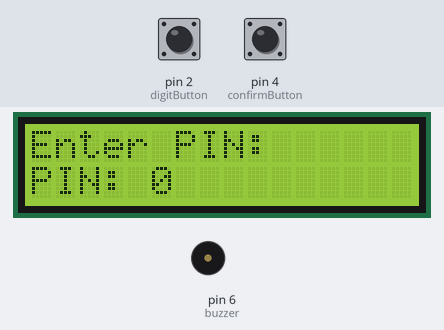
Bench run of a sketch on a simulated Arduino Uno, built with avr-gcc and run on an emulated ATmega328P. Parts: 16×2 character LCD, buzzer (waves = sounding). Inputs (shaded band) come from the test bench; at power-on: pin 4 (confirmButton) HIGH, pin 2 (digitButton) HIGH.

Above: at 1.2 s.
1.3 s: pin 4 (confirmButton) pulled LOW for 0.15 s
At 2.2 s:
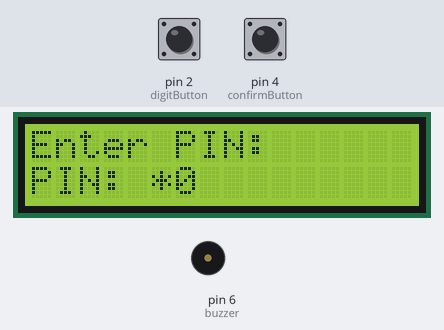
2.9 s: pin 4 (confirmButton) pulled LOW for 1 s
At 3.4 s:
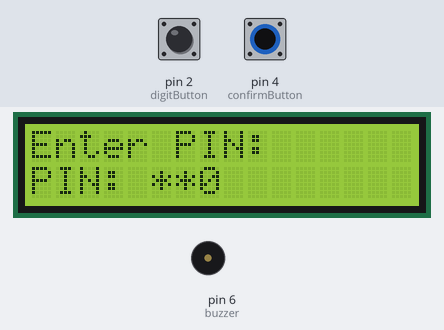
5.4 s: pin 4 (confirmButton) pulled LOW for 0.15 s
At 6.6 s:
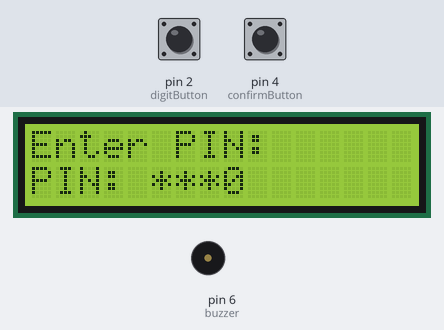
7.0 s: pin 4 (confirmButton) pulled LOW for 3.2 s
At 8.1 s:
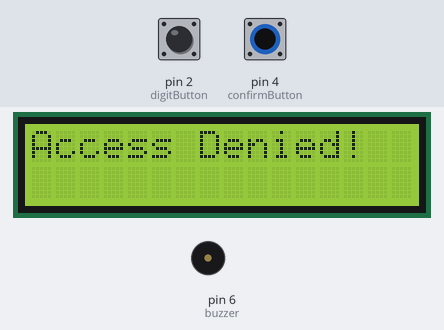
11.7 s: pin 2 (digitButton) pulled LOW for 0.15 s
At 12.5 s:
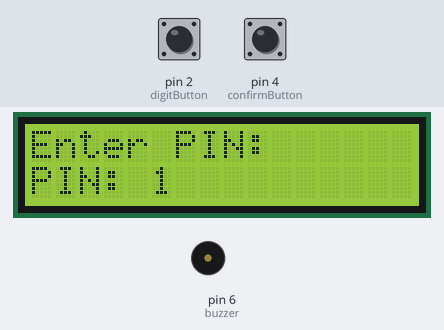
13.3 s: pin 2 (digitButton) pulled LOW for 1 s
At 13.7 s:
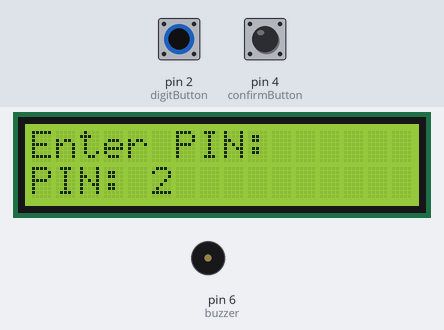
Timing chart, 0 to 16.3 s (numbered marks = the images above; inputs shaded):
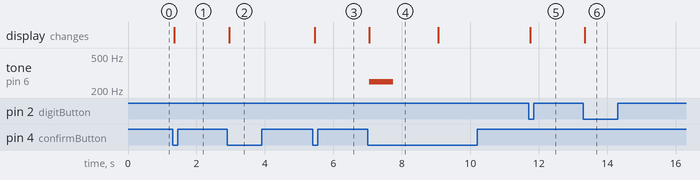

The sketch:

PasswordCheck_LCD.ino
```cpp
#include <Wire.h>
#include <LiquidCrystal_I2C.h>

LiquidCrystal_I2C lcd(0x27, 16, 2);

const int digitButton = 2;
const int confirmButton = 4;
const int buzzer = 6;

const String password = "0614";

String enteredPassword = "";
int currentDigit = 0;

void setup() {
  pinMode(digitButton, INPUT_PULLUP);
  pinMode(confirmButton, INPUT_PULLUP);
  pinMode(buzzer, OUTPUT);

  lcd.init();
  lcd.backlight();

  showScreen();
}

void loop() {
  if (digitalRead(digitButton) == LOW) {
    delay(30);

    if (digitalRead(digitButton) == LOW) {
      currentDigit = (currentDigit + 1) % 10;
      showScreen();
      waitForRelease(digitButton);
    }
  }

  if (digitalRead(confirmButton) == LOW) {
    delay(30);

    if (digitalRead(confirmButton) == LOW) {
      enteredPassword += String(currentDigit);
      currentDigit = 0;

      if (enteredPassword.length() == password.length()) {
        checkPassword();
      } else {
        showScreen();
      }

      waitForRelease(confirmButton);
    }
  }
}

void showScreen() {
  lcd.clear();
  lcd.setCursor(0, 0);
  lcd.print("Enter PIN:");

  lcd.setCursor(0, 1);
  lcd.print("PIN: ");

  for (int i = 0; i < enteredPassword.length(); i++) {
    lcd.print("*");
  }

  lcd.print(currentDigit);
}

void checkPassword() {
  lcd.clear();

  if (enteredPassword == password) {
    lcd.print("Access Granted!");
    tone(buzzer, 1000, 200);
    delay(250);
    tone(buzzer, 1500, 200);
  } else {
    lcd.print("Access Denied!");
    tone(buzzer, 250, 700);
  }

  delay(2000);
  enteredPassword = "";
  currentDigit = 0;
  showScreen();
}

void waitForRelease(int buttonPin) {
  while (digitalRead(buttonPin) == LOW) {
    delay(10);
  }

  delay(30);
}
```

Measured:
- after the input at 1.3 s, the display: changes after 0.05 s (image 1)
- after the input at 2.9 s, the display: changes after 0.05 s (image 2)
- after the input at 5.4 s, the display: changes after 0.05 s (image 3)
- after the input at 7.0 s, tone on pin 6 (buzzer): silent → 250 Hz after 0.05 s, → silent 0.70 s later; the display: changes after 0.05 s (image 4)
- after the input at 11.7 s, the display: changes after 0.05 s (image 5)
- after the input at 13.3 s, the display: changes after 0.05 s (image 6)
- what the display in image 4 shows lasts 2.1 s, from 7.0 s to 9.1 s
